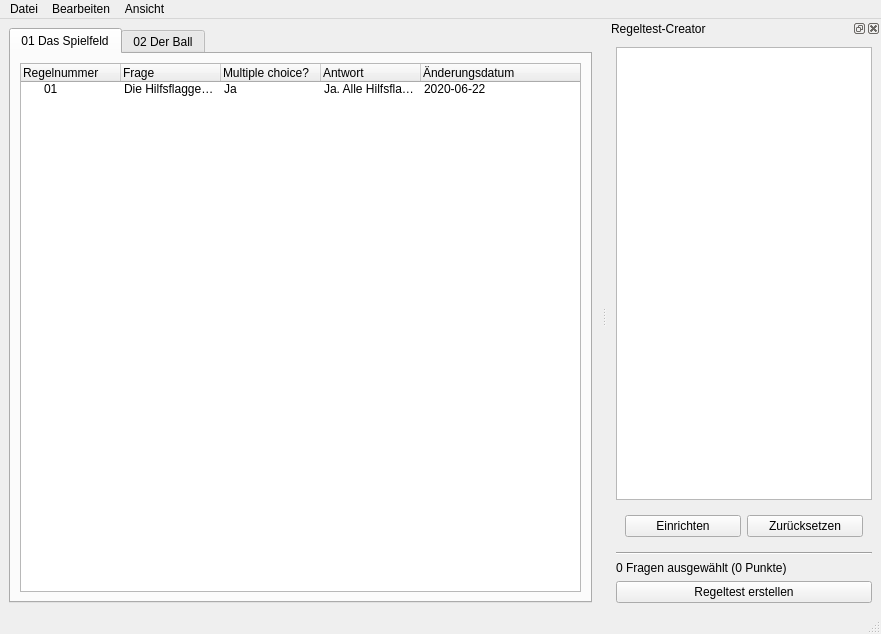
<?xml version="1.0" encoding="UTF-8"?>
<ui version="4.0">
 <class>MainWindow</class>
 <widget class="QMainWindow" name="MainWindow">
  <property name="geometry">
   <rect>
    <x>0</x>
    <y>0</y>
    <width>881</width>
    <height>634</height>
   </rect>
  </property>
  <property name="windowTitle">
   <string>MainWindow</string>
  </property>
  <widget class="QWidget" name="centralwidget">
   <layout class="QVBoxLayout" name="verticalLayout">
    <item>
     <widget class="QTabWidget" name="tabWidget">
      <property name="currentIndex">
       <number>0</number>
      </property>
      <widget class="QWidget" name="Test">
       <attribute name="title">
        <string>01 Das Spielfeld</string>
       </attribute>
       <layout class="QVBoxLayout" name="verticalLayout_2">
        <item>
         <widget class="QTreeWidget" name="treeWidget">
          <column>
           <property name="text">
            <string>Regelnummer</string>
           </property>
          </column>
          <column>
           <property name="text">
            <string>Frage</string>
           </property>
          </column>
          <column>
           <property name="text">
            <string>Multiple choice?</string>
           </property>
          </column>
          <column>
           <property name="text">
            <string>Antwort</string>
           </property>
          </column>
          <column>
           <property name="text">
            <string>Änderungsdatum</string>
           </property>
          </column>
          <item>
           <property name="text">
            <string>01</string>
           </property>
           <property name="text">
            <string>Die Hilfsflaggen werden vom Platzwart auf die Seitenlinie gesteckt. Hat der SR Grund zur Beanstandung?</string>
           </property>
           <property name="toolTip">
            <string>Die Hilfsflaggen werden vom Platzwart auf die Seitenlinie gesteckt. Hat der SR Grund zur Beanstandung?</string>
           </property>
           <property name="text">
            <string>Ja</string>
           </property>
           <property name="text">
            <string>Ja. Alle Hilfsflaggen müssen 1m außerhalb der Seitenlinie stehen.</string>
           </property>
           <property name="text">
            <string>2020-06-22</string>
           </property>
          </item>
         </widget>
        </item>
       </layout>
      </widget>
      <widget class="QWidget" name="tab_2">
       <attribute name="title">
        <string>02 Der Ball</string>
       </attribute>
      </widget>
     </widget>
    </item>
   </layout>
  </widget>
  <widget class="QMenuBar" name="menubar">
   <property name="geometry">
    <rect>
     <x>0</x>
     <y>0</y>
     <width>881</width>
     <height>22</height>
    </rect>
   </property>
   <widget class="QMenu" name="menuDatei">
    <property name="title">
     <string>Datei</string>
    </property>
    <addaction name="actionRegeldatensatz_einladen"/>
    <addaction name="actionRegeldatensatz_exportieren"/>
   </widget>
   <widget class="QMenu" name="menuAnsicht">
    <property name="title">
     <string>Ansicht</string>
    </property>
    <addaction name="actionAnsicht_zur_cksetzen"/>
   </widget>
   <widget class="QMenu" name="menuBearbeiten">
    <property name="title">
     <string>Bearbeiten</string>
    </property>
    <addaction name="actionNeue_Kategorie_erstellen"/>
    <addaction name="actionRegeltest_einrichten"/>
    <addaction name="actionRegeltest_l_schen"/>
   </widget>
   <addaction name="menuDatei"/>
   <addaction name="menuBearbeiten"/>
   <addaction name="menuAnsicht"/>
  </widget>
  <widget class="QStatusBar" name="statusbar"/>
  <widget class="QDockWidget" name="regeltest_creator">
   <property name="windowTitle">
    <string>Regeltest-Creator</string>
   </property>
   <attribute name="dockWidgetArea">
    <number>2</number>
   </attribute>
   <widget class="QWidget" name="dockWidgetContents">
    <layout class="QVBoxLayout" name="verticalLayout_3">
     <item>
      <widget class="RegeltestCreator" name="regeltest_list"/>
     </item>
     <item>
      <widget class="QWidget" name="widget" native="true">
       <layout class="QGridLayout" name="gridLayout">
        <item row="0" column="0">
         <widget class="QPushButton" name="add_questionlist">
          <property name="text">
           <string>Einrichten</string>
          </property>
         </widget>
        </item>
        <item row="0" column="1">
         <widget class="QPushButton" name="clear_questionlist">
          <property name="text">
           <string>Zurücksetzen</string>
          </property>
         </widget>
        </item>
       </layout>
      </widget>
     </item>
     <item>
      <widget class="Line" name="line">
       <property name="orientation">
        <enum>Qt::Horizontal</enum>
       </property>
      </widget>
     </item>
     <item>
      <widget class="QLabel" name="regeltest_stats">
       <property name="text">
        <string>0 Fragen ausgewählt (0 Punkte)</string>
       </property>
      </widget>
     </item>
     <item>
      <widget class="QPushButton" name="create_regeltest">
       <property name="text">
        <string>Regeltest erstellen</string>
       </property>
      </widget>
     </item>
    </layout>
   </widget>
  </widget>
  <action name="actionNeue_Kategorie_erstellen">
   <property name="text">
    <string>Neue Kategorie erstellen</string>
   </property>
  </action>
  <action name="actionAnsicht_zur_cksetzen">
   <property name="text">
    <string>Ansicht zurücksetzen</string>
   </property>
  </action>
  <action name="actionRegeltest_l_schen">
   <property name="text">
    <string>Regeltest löschen</string>
   </property>
  </action>
  <action name="actionRegeldatensatz_einladen">
   <property name="text">
    <string>Regeldatensatz einladen</string>
   </property>
  </action>
  <action name="actionRegeldatensatz_exportieren">
   <property name="text">
    <string>Regeldatensatz exportieren</string>
   </property>
  </action>
  <action name="actionRegeltest_einrichten">
   <property name="text">
    <string>Regeltest einrichten</string>
   </property>
  </action>
 </widget>
 <customwidgets>
  <customwidget>
   <class>RegeltestCreator</class>
   <extends>QListWidget</extends>
   <header>.regeltestcreator.h</header>
  </customwidget>
 </customwidgets>
 <resources/>
 <connections/>
</ui>
